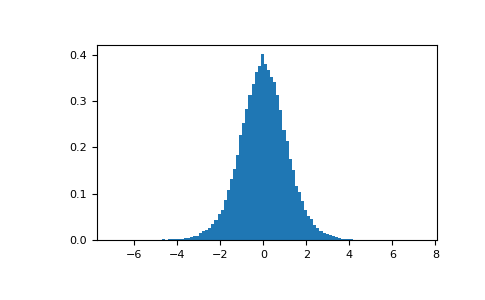

Write Python code to recreate this figure.
# From Dalgaard page 83 [Rb7c952f3992e-1]_, suppose the daily energy intake for 11
# women in kilojoules (kJ) is:

intake = np.array([5260., 5470, 5640, 6180, 6390, 6515, 6805, 7515, \
                   7515, 8230, 8770])

# Does their energy intake deviate systematically from the recommended
# value of 7725 kJ?

# We have 10 degrees of freedom, so is the sample mean within 95% of the
# recommended value?

s = np.random.default_rng().standard_t(10, size=100000)
np.mean(intake)
# 6753.636363636364
intake.std(ddof=1)
# 1142.1232221373727

# Calculate the t statistic, setting the ddof parameter to the unbiased
# value so the divisor in the standard deviation will be degrees of
# freedom, N-1.

t = (np.mean(intake)-7725)/(intake.std(ddof=1)/np.sqrt(len(intake)))
import matplotlib.pyplot as plt
h = plt.hist(s, bins=100, density=True)

# For a one-sided t-test, how far out in the distribution does the t
# statistic appear?

np.sum(s<t) / float(len(s))
# 0.0090699999999999999  #random

# So the p-value is about 0.009, which says the null hypothesis has a
# probability of about 99% of being true.
